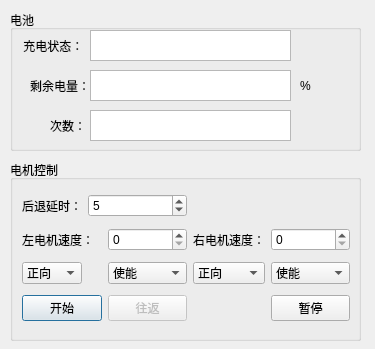
<?xml version="1.0" encoding="UTF-8"?>
<ui version="4.0">
 <class>Dialog</class>
 <widget class="QDialog" name="Dialog">
  <property name="geometry">
   <rect>
    <x>0</x>
    <y>0</y>
    <width>375</width>
    <height>349</height>
   </rect>
  </property>
  <property name="windowTitle">
   <string>Dialog</string>
  </property>
  <widget class="QGroupBox" name="groupBox_8">
   <property name="geometry">
    <rect>
     <x>10</x>
     <y>160</y>
     <width>351</width>
     <height>181</height>
    </rect>
   </property>
   <property name="title">
    <string>电机控制</string>
   </property>
   <layout class="QGridLayout" name="gridLayout">
    <item row="0" column="0">
     <widget class="QLabel" name="label_40">
      <property name="text">
       <string>后退延时：</string>
      </property>
     </widget>
    </item>
    <item row="0" column="1" colspan="2">
     <widget class="QSpinBox" name="delaytime">
      <property name="minimum">
       <number>1</number>
      </property>
      <property name="maximum">
       <number>2000</number>
      </property>
      <property name="singleStep">
       <number>3</number>
      </property>
      <property name="value">
       <number>5</number>
      </property>
     </widget>
    </item>
    <item row="1" column="0" colspan="2">
     <widget class="QLabel" name="label_39">
      <property name="text">
       <string>左电机速度：</string>
      </property>
     </widget>
    </item>
    <item row="1" column="2">
     <widget class="QSpinBox" name="leftmotorvalue">
      <property name="maximum">
       <number>2000</number>
      </property>
      <property name="singleStep">
       <number>3</number>
      </property>
     </widget>
    </item>
    <item row="1" column="3">
     <widget class="QLabel" name="label_38">
      <property name="text">
       <string>右电机速度：</string>
      </property>
     </widget>
    </item>
    <item row="1" column="4">
     <widget class="QSpinBox" name="rightmotorvalue">
      <property name="maximum">
       <number>2000</number>
      </property>
      <property name="singleStep">
       <number>3</number>
      </property>
     </widget>
    </item>
    <item row="2" column="0">
     <widget class="QComboBox" name="comboBox">
      <item>
       <property name="text">
        <string>正向</string>
       </property>
      </item>
      <item>
       <property name="text">
        <string>反向</string>
       </property>
      </item>
     </widget>
    </item>
    <item row="2" column="2">
     <widget class="QComboBox" name="leftmotorcontrol">
      <item>
       <property name="text">
        <string>使能</string>
       </property>
      </item>
      <item>
       <property name="text">
        <string>释放</string>
       </property>
      </item>
     </widget>
    </item>
    <item row="2" column="3">
     <widget class="QComboBox" name="comboBox_2">
      <item>
       <property name="text">
        <string>正向</string>
       </property>
      </item>
      <item>
       <property name="text">
        <string>反向</string>
       </property>
      </item>
     </widget>
    </item>
    <item row="2" column="4">
     <widget class="QComboBox" name="rightmotorcontrol">
      <item>
       <property name="text">
        <string>使能</string>
       </property>
      </item>
      <item>
       <property name="text">
        <string>释放</string>
       </property>
      </item>
     </widget>
    </item>
    <item row="3" column="0" colspan="2">
     <widget class="QPushButton" name="loop">
      <property name="text">
       <string>开始</string>
      </property>
     </widget>
    </item>
    <item row="3" column="2">
     <widget class="QPushButton" name="return_2">
      <property name="enabled">
       <bool>false</bool>
      </property>
      <property name="text">
       <string>往返</string>
      </property>
     </widget>
    </item>
    <item row="3" column="4">
     <widget class="QPushButton" name="pause">
      <property name="text">
       <string>暂停</string>
      </property>
     </widget>
    </item>
   </layout>
  </widget>
  <widget class="QGroupBox" name="groupBox">
   <property name="geometry">
    <rect>
     <x>10</x>
     <y>10</y>
     <width>351</width>
     <height>141</height>
    </rect>
   </property>
   <property name="title">
    <string>电池</string>
   </property>
   <widget class="QLabel" name="label_2">
    <property name="geometry">
     <rect>
      <x>10</x>
      <y>20</y>
      <width>61</width>
      <height>31</height>
     </rect>
    </property>
    <property name="text">
     <string> 充电状态：</string>
    </property>
   </widget>
   <widget class="QLabel" name="label_3">
    <property name="geometry">
     <rect>
      <x>20</x>
      <y>60</y>
      <width>61</width>
      <height>31</height>
     </rect>
    </property>
    <property name="text">
     <string>剩余电量：</string>
    </property>
   </widget>
   <widget class="QTextBrowser" name="charge">
    <property name="geometry">
     <rect>
      <x>80</x>
      <y>20</y>
      <width>201</width>
      <height>31</height>
     </rect>
    </property>
   </widget>
   <widget class="QLabel" name="label">
    <property name="geometry">
     <rect>
      <x>40</x>
      <y>100</y>
      <width>31</width>
      <height>31</height>
     </rect>
    </property>
    <property name="text">
     <string>次数：</string>
    </property>
   </widget>
   <widget class="QTextBrowser" name="count">
    <property name="geometry">
     <rect>
      <x>80</x>
      <y>100</y>
      <width>201</width>
      <height>31</height>
     </rect>
    </property>
   </widget>
   <widget class="QTextBrowser" name="battery">
    <property name="geometry">
     <rect>
      <x>80</x>
      <y>60</y>
      <width>201</width>
      <height>31</height>
     </rect>
    </property>
   </widget>
   <widget class="QLabel" name="label_4">
    <property name="geometry">
     <rect>
      <x>290</x>
      <y>60</y>
      <width>54</width>
      <height>31</height>
     </rect>
    </property>
    <property name="text">
     <string>%</string>
    </property>
   </widget>
  </widget>
 </widget>
 <resources>
  <include location="image.qrc"/>
 </resources>
 <connections/>
</ui>
